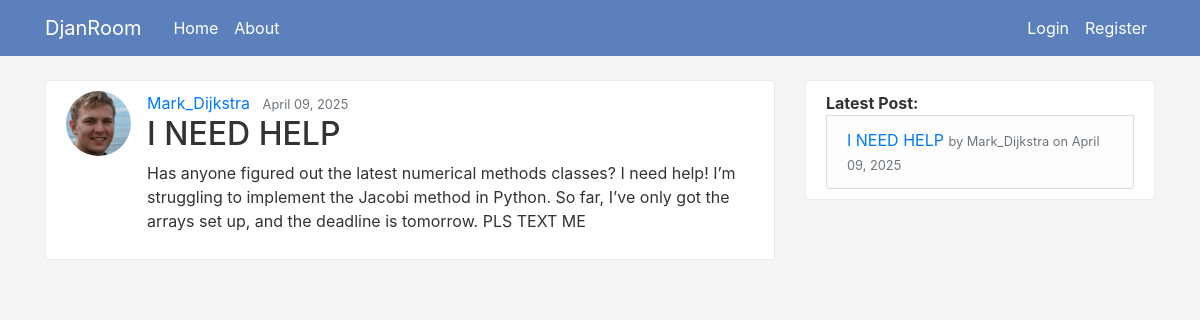
Page /post/14/ on the earlier database version.
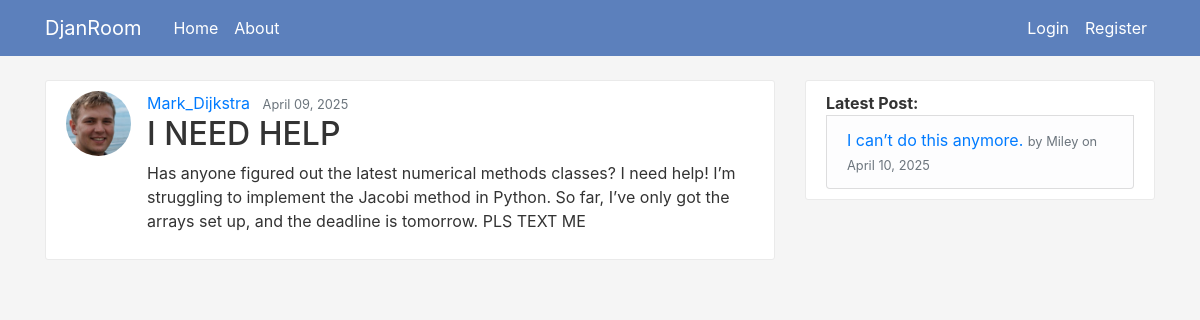
Same page on the later database version.
### blog/models.py (models this page shows, shortened)
class Post(models.Model):
    title = models.CharField(max_length=100)
    content = models.TextField()
    date_posted = models.DateTimeField(default=timezone.now)
    author = models.ForeignKey(User, on_delete=models.CASCADE)

### users/models.py (models this page shows, shortened)
class Profile(models.Model):
    user = models.OneToOneField(User, on_delete=models.CASCADE)
    image = models.ImageField(default='default.jpg', upload_to='profile_pics')

### blog/views.py (the view)
# urls.py: path('post/<int:pk>/', PostDetailView.as_view(), name='post-detail'),
class PostDetailView(DetailView):
    model = Post

### blog/context_processors.py (called while the page is built)
def latest_post(request):
    try:
        return {'latest_post': Post.objects.latest('date_posted')}
    except Post.DoesNotExist:
        return {'latest_post': None}

### blog/templates/blog/post_detail.html (shortened to what this page needs)
{% extends "blog/base.html"  %}
{% block content %}
    <article class="media content-section">
        <img class="rounded-circle article-img" src="{{object.author.profile.image.url}}" >
        <div class="media-body">
            <div class="article-metadata">
                <a class="mr-2" href="{% url 'user-posts' post.author.username %}">{{ object.author }}</a>
                <small class="text-muted">{{ object.date_posted|date:"F d, Y" }}</small>
            </div>
            <h2><a class="article-title">{{ object.title }}</a></h2>
            <p class="article-content">{{ object.content }}</p>
        </div>
    </article>
{% endblock content %}

### blog/templates/blog/base.html (shortened to what this page needs)
{% load static %}
<!DOCTYPE html>
<html>
<head>
    <link rel="stylesheet" href="https://cdn.jsdelivr.net/npm/bootstrap@4.0.0/dist/css/bootstrap.min.css">
    <link rel="stylesheet" type="text/css" href="{% static 'blog/main.css' %}?v=2">
</head>
<body>
    <header class="site-header">
        <nav class="navbar navbar-expand-md navbar-dark bg-steel fixed-top">          <div class="container">
            <a class="navbar-brand mr-4" href="{% url 'blog-home' %}">DjanRoom</a>
            <div class="collapse navbar-collapse" id="navbarToggle">
              <div class="navbar-nav mr-auto">
                <a class="nav-item nav-link" href="{% url 'blog-home' %}">Home</a>
                <a class="nav-item nav-link" href="{% url 'blog-about' %}">About</a>
              </div>
              <div class="navbar-nav d-flex align-items-center">
                {% if user.is_authenticated %}
                    <a class="nav-item nav-link" href="{% url 'post-create' %}">New Post</a>
                    <form id="logout-form" method="get" action="{% url 'logout-confirm' %}" class="d-inline">
                        {% csrf_token %}
                        <button class="nav-item nav-link btn btn-link" type="submit">Sign out</button>
                    </form>
                    <a class="nav-item nav-link" href="{% url 'profile' %}">Profile</a>
                {% else %}
                    <a class="nav-item nav-link" href="{% url 'login' %}">Login</a>
                    <a class="nav-item nav-link" href="{% url 'register' %}">Register</a>
                {% endif %}
            </div>
            </div>
          </div>
        </nav>
    </header>
    <main role="main" class="container">
        <div class="row">
          <div class="col-md-8">
            {% block content %}{% endblock %}
          </div>
          <div class="col-md-4">
            <div class="content-section">
                <strong>Latest Post:</strong>
                <li class="list-group-item list-group-item-light">
                  {% if latest_post %}
                    <a href="{% url 'post-detail' latest_post.pk %}">{{ latest_post.title }}</a>
                    <small class="text-muted">by {{ latest_post.author }} on {{ latest_post.date_posted|date:"F d, Y" }}</small>
                  {% else %}
                    No posts available.
                  {% endif %}
                </li>
            </div>
          </div>
        </div>
      </main>
</body>
</html>

Differences in the rows shown:
added Post: title "I can’t do this anymore.", author "Miley", date_posted "April 10, 2025"
Other differences:
{{ latest_post.title }}: "I NEED HELP" → "I can’t do this anymore."
{{ latest_post.author }}: "Mark_Dijkstra" → "Miley"
{{ latest_post.date_posted|date:"F d, Y" }}: "April 09, 2025" → "April 10, 2025"
